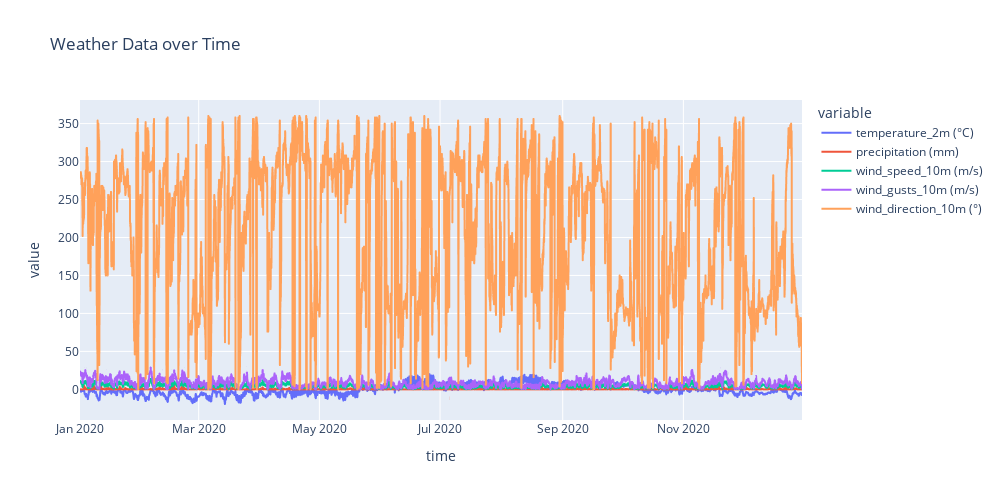

Source (notebook cell):
### Markdown cell above
### 4.4 Ploting all columns together using plotly

### Code cell
import plotly.express as px

df_long = df.melt(id_vars="time", var_name="variable", value_name="value")

# Interactive multi-line plot
fig = px.line(df_long, x="time", y="value", color="variable",
              title = "Weather Data over Time", width=1000, height=500)
fig.show()

### Figure 1 — Plotly figure (JSON) as saved in the notebook; plotly's stock layout.template omitted (floating-point values rounded to 4 significant figures; data arrays with more than 128 entries replaced by an {"elided": "..."} marker saying what was removed)
{"data": [{"hovertemplate": "variable=temperature_2m (°C)<br>time=%{x}<br>value=%{y}<extra></extra>", "legendgroup": "temperature_2m (°C)", "line": {"color": "#636efa", "dash": "solid"}, "marker": {"symbol": "circle"}, "mode": "lines", "name": "temperature_2m (°C)", "showlegend": true, "type": "scattergl", "x": {"elided": "8760 str values"}, "xaxis": "x", "y": {"elided": "8760 float values"}, "yaxis": "y"}, {"hovertemplate": "variable=precipitation (mm)<br>time=%{x}<br>value=%{y}<extra></extra>", "legendgroup": "precipitation (mm)", "line": {"color": "#EF553B", "dash": "solid"}, "marker": {"symbol": "circle"}, "mode": "lines", "name": "precipitation (mm)", "showlegend": true, "type": "scattergl", "x": {"elided": "8760 str values"}, "xaxis": "x", "y": {"elided": "8760 float values"}, "yaxis": "y"}, {"hovertemplate": "variable=wind_speed_10m (m/s)<br>time=%{x}<br>value=%{y}<extra></extra>", "legendgroup": "wind_speed_10m (m/s)", "line": {"color": "#00cc96", "dash": "solid"}, "marker": {"symbol": "circle"}, "mode": "lines", "name": "wind_speed_10m (m/s)", "showlegend": true, "type": "scattergl", "x": {"elided": "8760 str values"}, "xaxis": "x", "y": {"elided": "8760 float values"}, "yaxis": "y"}, {"hovertemplate": "variable=wind_gusts_10m (m/s)<br>time=%{x}<br>value=%{y}<extra></extra>", "legendgroup": "wind_gusts_10m (m/s)", "line": {"color": "#ab63fa", "dash": "solid"}, "marker": {"symbol": "circle"}, "mode": "lines", "name": "wind_gusts_10m (m/s)", "showlegend": true, "type": "scattergl", "x": {"elided": "8760 str values"}, "xaxis": "x", "y": {"elided": "8760 float values"}, "yaxis": "y"}, {"hovertemplate": "variable=wind_direction_10m (°)<br>time=%{x}<br>value=%{y}<extra></extra>", "legendgroup": "wind_direction_10m (°)", "line": {"color": "#FFA15A", "dash": "solid"}, "marker": {"symbol": "circle"}, "mode": "lines", "name": "wind_direction_10m (°)", "showlegend": true, "type": "scattergl", "x": {"elided": "8760 str values"}, "xaxis": "x", "y": {"elided": "8760 float values"}, "yaxis": "y"}], "layout": {"height": 500, "legend": {"title": {"text": "variable"}, "tracegroupgap": 0}, "title": {"text": "Weather Data over Time"}, "width": 1000, "xaxis": {"anchor": "y", "autorange": true, "domain": [0, 1], "range": ["2020-01-01", "2020-12-30 23:00"], "title": {"text": "time"}, "type": "date"}, "yaxis": {"anchor": "x", "autorange": true, "domain": [0, 1], "range": [-40.37, 381.1], "title": {"text": "value"}, "type": "linear"}}}
